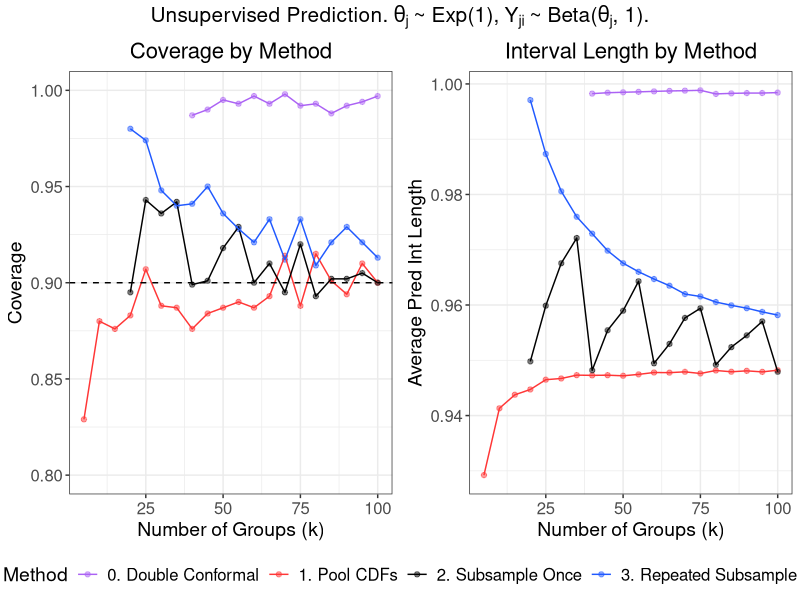

Reproduce this figure in R.
# Coverage/size plots for unsupervised method on theta_j ~ Exp(1)
# and Y_{ji} ~ Beta(theta_j, 1)

library(grid)
library(gridExtra)
library(tidyverse)
library(data.table)

# Create theme
paper_theme <- theme_bw() +
  theme(plot.title = element_text(hjust = 0.5, size = 16),
        plot.subtitle = element_text(hjust = 0.5, size = 14),
        legend.title = element_text(size = 14),
        axis.title = element_text(size = 14),
        legend.text = element_text(size = 12),
        axis.text = element_text(size = 12),
        strip.text = element_text(size = 12),
        panel.spacing = unit(1.2, "lines"))

# Read in data
method_0 <- fread(file = "sim_data/appendix/unsup_exp_beta/method_0.csv") %>%
  mutate(Method = "0. Double Conformal")

method_1 <- fread(file = "sim_data/appendix/unsup_exp_beta/method_1.csv") %>%
  mutate(Method = "1. Pool CDFs")

method_2 <- fread(file = "sim_data/appendix/unsup_exp_beta/method_2.csv") %>%
  mutate(Method = "2. Subsample Once")

method_3 <- fread(file = "sim_data/appendix/unsup_exp_beta/method_3.csv") %>%
  rename(coverage = coverage_2alpha, avg_length = avg_length_2alpha) %>%
  mutate(Method = "3. Repeated Subsample")

# Merge results across methods
results <- rbind(method_0, method_1, method_2, method_3)

########################
##### Create plots #####
########################

# Coverage vs k, smaller values of k
cov_small_k <- results %>%
  dplyr::filter(k <= 100, n == 100, !is.na(coverage)) %>%
  mutate(Method = factor(
    Method,
    levels = c("0. Double Conformal",
               "1. Pool CDFs",
               "2. Subsample Once",
               "3. Repeated Subsample"),
    labels = c("0. Double Conformal",
               "1. Pool CDFs",
               "2. Subsample Once",
               "3. Repeated Subsample"))) %>%
  ggplot(aes(x = k, y = coverage, color = Method)) +
  geom_point(alpha = 0.5) +
  geom_line() +
  geom_hline(yintercept = 0.90, lty = "dashed") +
  lims(y = c(0.8, 1)) +
  labs(x = "Number of Groups (k)",
       y = "Coverage",
       title = "Coverage by Method") +
  scale_color_manual(values = c("#AB62F4", "#FF3636", "black", "#2059FF"),
                     labels = c("0. Double Conformal",
                                "1. Pool CDFs",
                                "2. Subsample Once",
                                "3. Repeated Subsample")) +
  paper_theme +
  theme(legend.position = "bottom")

# Size vs k, smaller values of k
size_small_k <- results %>%
  dplyr::filter(k <= 100, n == 100, !is.na(coverage)) %>%
  mutate(Method = factor(
    Method,
    levels = c("0. Double Conformal",
               "1. Pool CDFs",
               "2. Subsample Once",
               "3. Repeated Subsample"),
    labels = c("0. Double Conformal",
               "1. Pool CDFs",
               "2. Subsample Once",
               "3. Repeated Subsample"))) %>%
  ggplot(aes(x = k, y = avg_length, color = Method)) +
  geom_point(alpha = 0.5) +
  geom_line() +
  labs(x = "Number of Groups (k)",
       y = "Average Pred Int Length",
       title = "Interval Length by Method") +
  scale_color_manual(values = c("#AB62F4", "#FF3636", "black", "#2059FF"),
                     labels = c("0. Double Conformal",
                                "1. Pool CDFs",
                                "2. Subsample Once",
                                "3. Repeated Subsample")) +
  paper_theme +
  theme(legend.position = "none")

# Code to extract legend: http://www.sthda.com/english/wiki/wiki.php?id_contents=7930#add-a-common-legend-for-multiple-ggplot2-graphs
get_legend<-function(myggplot){
  tmp <- ggplot_gtable(ggplot_build(myggplot))
  leg <- which(sapply(tmp$grobs, function(x) x$name) == "guide-box")
  legend <- tmp$grobs[[leg]]
  return(legend)
}

legend <- get_legend(cov_small_k)

cov_small_k <- cov_small_k + theme(legend.position = "none")

# Combine plots of coverage and pred int length in unbalanced setting

exp_theta_beta_Y_coverage_size <-
  grid.arrange(cov_small_k, size_small_k, legend, ncol = 2, nrow = 2,
               layout_matrix = rbind(c(1, 2), c(3, 3)),
               widths = c(2.7, 2.7), heights = c(2, 0.2),
               top = textGrob(expression("Unsupervised Prediction."~theta[j]~
                                           "~ Exp(1),"~Y["ji"]~"~ Beta("*theta[j]*", 1)."),
                              gp = gpar(fontsize = 15,font = 8)))

######################
##### Save plots #####
######################

ggsave(plot = exp_theta_beta_Y_coverage_size,
       filename = "sim_figures/appendix/exp_theta_beta_Y.pdf",
       width = 10, height = 4)
